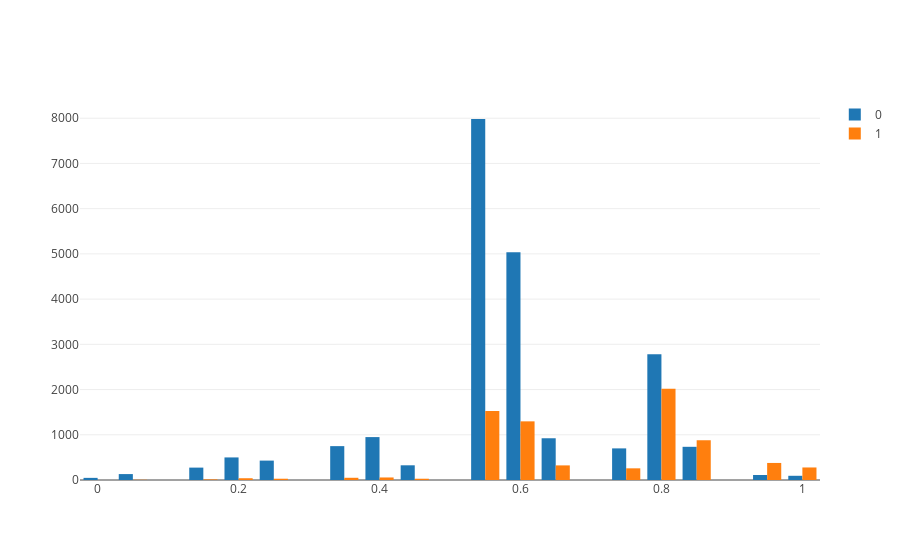

Write notebook code for a chart like this one.
### Code cell
import plotly.graph_objs as go
from plotly.offline import init_notebook_mode, iplot
init_notebook_mode(connected=True)
trace1 = go.Histogram(x = X_train[y_train==0]['education-num'].values, name='0') # 这里选择画出柱状图
trace2 = go.Histogram(x = X_train[y_train==1]['education-num'].values, name='1')
data = [trace1, trace2]
iplot(data)

### Figure 1 — Plotly figure (JSON) as saved in the notebook; plotly's stock layout.template omitted (floating-point values rounded to 4 significant figures; data arrays with more than 128 entries replaced by an {"elided": "..."} marker saying what was removed)
{"data": [{"name": "0", "type": "histogram", "x": {"elided": "21768 float values"}}, {"name": "1", "type": "histogram", "x": {"elided": "7173 float values"}}], "layout": {}}
